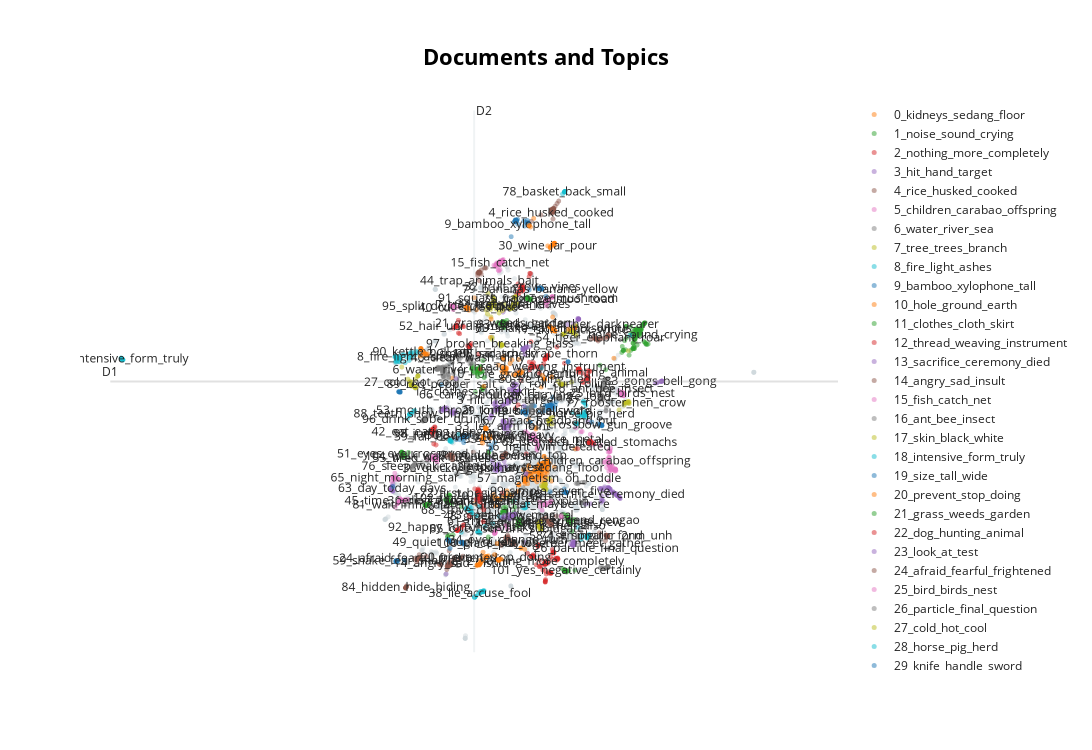

Notebook source saved alongside this figure:
### Code cell
import numpy as np
words_and_embedding = pd.read_csv("words_and_embedding.csv", index_col="Unnamed: 0")
reduced_embeddings = np.array(words_and_embedding[["0", "1"]])
topic_model.visualize_documents(docs, reduced_embeddings=reduced_embeddings)
